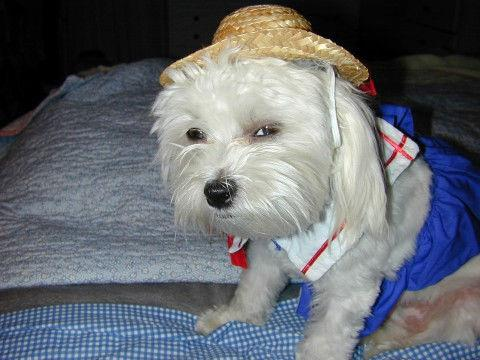
#> input picture Standford Dogs Dataset/images/Images/n02085936-Maltese_dog/n02085936_3698.jpg, 480 x 360 px, found by its file name
$ jupyter execute --allow-errors 2d_histComparison.ipynb
#> lines starting #> are read from the running program, lines starting #| are printed output that depends on the picture
[cell 1]
import cv2
import math
import numpy as np

# Load the images
img1 = cv2.imread("C:/Users/HP/Data_Mining/Standford Dogs Dataset/images/Images/n02085936-Maltese_dog/n02085936_3698.jpg")
#> img1 is the input picture: shape (360, 480, 3); mean B, G, R 112.5, 106.3, 102.3
img2 = cv2.imread("C:/Users/HP/Data_Mining/Standford Dogs Dataset/images/Images/n02085936-Maltese_dog/n02085936_4070.jpg")
img3 = cv2.imread("C:/Users/HP/Data_Mining/Standford Dogs Dataset/images/Images/n02088466-bloodhound/n02088466_7928.jpg")
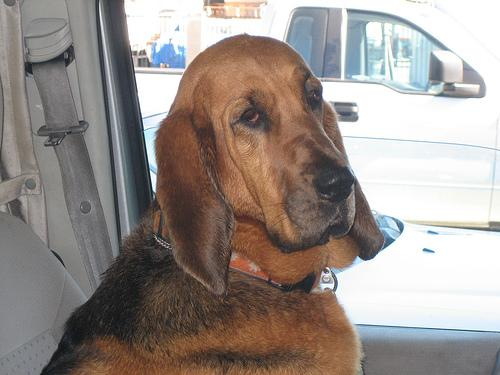
#> input picture Standford Dogs Dataset/images/Images/n02088466-bloodhound/n02088466_7928.jpg, 500 x 375 px, found by its file name
#> img3 is the input picture: shape (375, 500, 3); mean B, G, R 139.2, 144.2, 153.2

grayImg1 = cv2.cvtColor(img1,cv2.COLOR_BGR2GRAY)
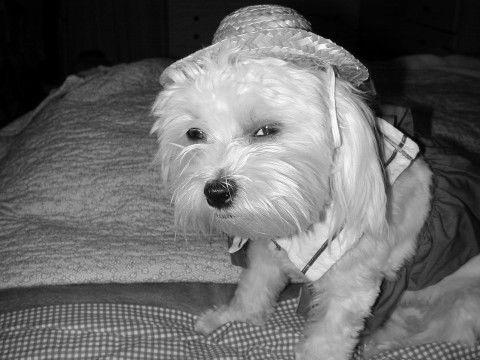
#> grayImg1: shape (360, 480); min 0, max 255, mean 105.8
#> (the rest of this cell did not finish here and is left out)
